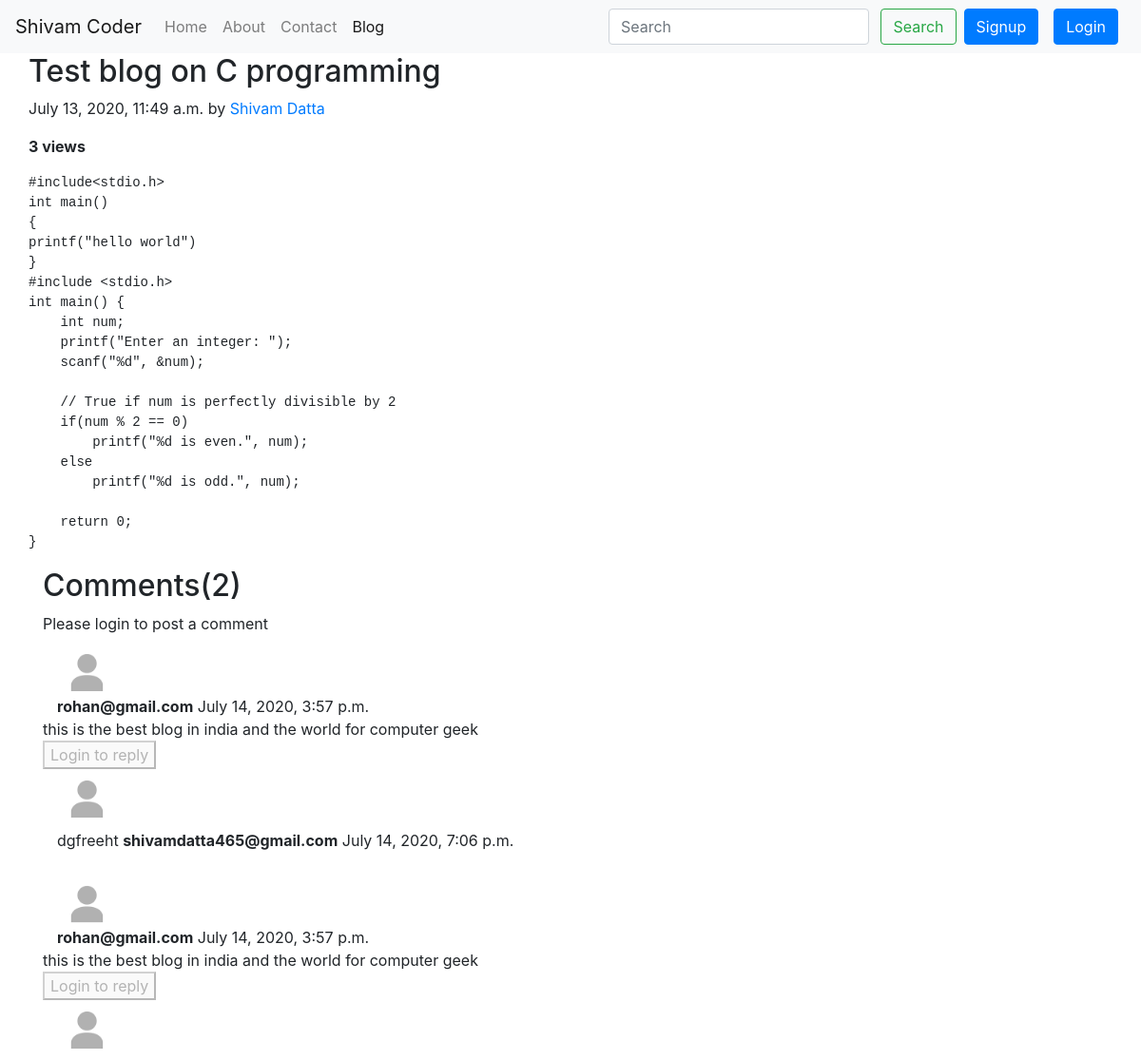
The app's page /blog/C blog by shivam datta with its own data.
### blog/models.py (models this page shows, shortened)
class Post(models.Model):
    sno=models.AutoField(primary_key=True)
    title=models.CharField(max_length=255)
    content=models.TextField()
    author=models.CharField(max_length=255)
    slug=models.CharField(max_length=130)
    views=models.IntegerField(default=0)
    timestamp=models.DateTimeField(blank=True)

class BlogComment(models.Model):
    sno=models.AutoField(primary_key=True)
    comment=models.TextField()
    user=models.ForeignKey(User,on_delete=models.CASCADE)
    post=models.ForeignKey(Post,on_delete=models.CASCADE)
    parent=models.ForeignKey('self',on_delete=models.CASCADE,null=True)
    timestamp=models.DateTimeField(default=now)

### blog/views.py (the view)
# urls.py: path('<str:slug>', views.blogpost, name='blogpost'),
def blogpost(request,slug):
    post=Post.objects.filter(slug=slug).first()
    post.views=post.views+1
    post.save()
    comments=BlogComment.objects.filter(post=post,parent=None)
    replies=BlogComment.objects.filter(post=post).exclude(parent=None)
    replyDict={}
    for reply in replies:
        if reply.parent.sno not in replyDict.keys():
            replyDict[reply.parent.sno]=[reply]
        else:
            replyDict[reply.parent.sno].append(reply)
    context={'post':post,'comments':comments,'user':request.user,'replyDict':replyDict}
    return render(request,'blog/blogpost.html',context)

### blog/templatetags/extras.py (called while the page is built)
@register.filter(name='get_val')
def get_val(dict,key):
    return dict.get(key)

### templates/blog/blogpost.html (shortened to what this page needs)
{% extends 'base.html' %}
{% block blogactive %} active{% endblock blogactive %}
{% block body %}
{% load extras %}
<div class="col-md-8 blog-main">
  <div class="container">
  <div class="blog-post">
    <h2 class="blog-post-title">{{post.title}}</h2>
    <p class="blog-post-meta">{{post.timestamp}} by <a href="/about">{{post.author}}</a></p>
    <b><span>{{post.views}} views</span></b>
    <p><pre>{{post.content}}</pre></p>
  </div>
</div>
</div>
<div class="container">
  <h2>Comments({{comments.count}})</h2>
  <div class="my-2">
    {% if user.is_authenticated %}
    <form action="/blog/postComment" method="post">{% csrf_token %}
      <input type="text" name="comment"  placeholder="Post your comment">
      <input type="hidden" name="postSno" value="{{post.sno}}" >
      <input type="hidden" name="parentSno" value="">
      <button type="submit" class="btn btn-primary">Submit</button>
      </form>
  </div>
  {% else %}
  <p>Please login to post a comment</p>
  {% endif %}
  {% for comment in comments %}
  <div class="col-md-1"><img class="rounded mx-auto d-block w-75" src="/static/user.png" alt="user" ></div>
  <div class="col-md-11"><b>{{comment.user.email}}</b> {{comment.timestamp}}</div>
  <div>{{comment.comment}}</div>
  <div class="reply mx-0">
    {% if user.is_authenticated %}
      <button class="btn btn-primary btn-sm" type="button" data-toggle="collapse" data-target="#replyBox{{comment.sno}}" aria-expanded="false" aria-controls="replyBox{{comment.sno}}">
        Reply
      </button>
    <div class="collapse" id="replyBox{{comment.sno}}">
      <div class="card card-body my-2">
        <form action="/blog/postComment" method="post">{% csrf_token %}
          <div class="form-group">
            <label for="comment">Post your reply</label>
          <input type="text" name="comment"  placeholder="Post your reply" class="form-control">
          <input type="hidden" name="parentSno" value="{{comment.sno}}">
        </div>
          <input type="hidden" name="postSno" value="{{post.sno}}" >
          <button type="submit" class="btn btn-primary">Submit</button>
          </form>
      </div>
    </div>
    {% else %}
    <button disabled="disabled">Login to reply </button>
    {% endif %}
    <div class="replies my-2">
      <div class="col-md-1">
        <img class="rounded mx-auto d-block w-75" src="/static/user.png" alt="user" ></div>
      </div>
      {% for reply in replyDict|get_val:comment.sno %}
      <div class="col-md-11 ">
         {{reply.comment}}
         <b>{{reply.user.email}}</b> {{reply.timestamp}}
        </div>
         <br>
      {% endfor %}
    </div>
  </div>
  {% endfor %}
{% endblock body %}

### records on screen
Post: title "Test blog on C programming", timestamp "July 13, 2020, 11:49 a.m.", author "Shivam Datta", views "3", content "#include<stdio.h> int main() { printf(\"hello world\") } #include <stdio.h> int main() { int num; printf(\"Enter an integer: \"); scanf(\"%d\", &num); // True if num is perfectly divisible by 2 if(num % 2 == 0) printf(\"%d is even.\", num); else printf(\"%d is odd.\", num); return 0; }"
BlogComment: user.email "rohan@gmail.com", timestamp "July 14, 2020, 3:57 p.m.", comment "this is the best blog in india and the world for computer geek"
BlogComment: comment "dgfreeht", user.email "shivamdatta465@gmail.com", timestamp "July 14, 2020, 7:06 p.m."
BlogComment: user.email "rohan@gmail.com", timestamp "July 14, 2020, 3:57 p.m.", comment "this is the best blog in india and the world for computer geek"

### other values on screen
{{ comments.count }} "2"
